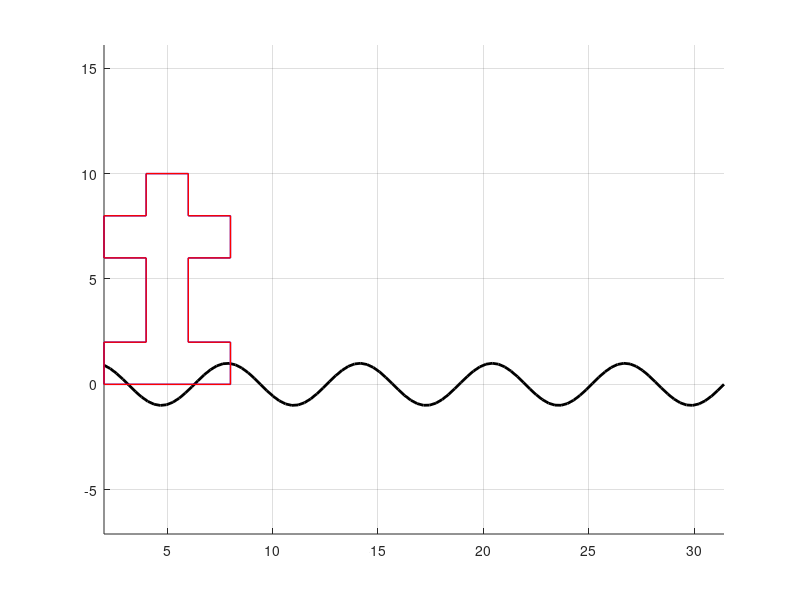

Here is the MATLAB script that generated this plot: (Note: this script raises an error after producing the figure.)
clear
X = [2 2 4 4 2 2 4 4 6 6 8 8 6 6 8 8 2;
     0 2 2 6 6 8 8 10 10 8 8 6 6 2 2 0 0;
     1 1 1 1 1 1 1 1 1 1 1 1 1 1 1 1 1 ];
% Figur
    
    figure;
    grid on;
    axis equal;
    b = @(x) sin(x)

    n_frames = 100;
    si = linspace(2,10*pi,n_frames);
    a = linspace(0,4*pi,n_frames);
    y = sin(si)

    hold on;
    plot(si, y, 'k', 'LineWidth', 2);
    h1 = plot(X(1, :), X(2, :), 'b', 'LineWidth', 1); 
    h2 = plot(X(1, :), X(2, :), 'r', 'LineWidth', 1);   
for i = 1:n_frames

    A = matrisTrans(a(i),b(a(i)));
    B = matrisSkjuv(y(i),0);
    Y = A*B*X;

    grid on;
    xlim([-20, 20]);
    ylim([-20, 20]);
    axis equal;
    set(h2, 'XData', Y(1, :), 'YData', Y(2, :));
    pause(0.02);
end
    title('animation av skjuvning och translation')
    xlabel('X')
    ylabel('Y')
    legend("sinusvåg",'orginal','förflyttad och skjuvad ')
 
function A = matrisTrans(a,b)
A = [1 0 a;0 1 b; 0 0 1];
end

function B = matrisSkjuv(a,b)
B = [1 a 0;b 1 0; 0 0 1];
end
